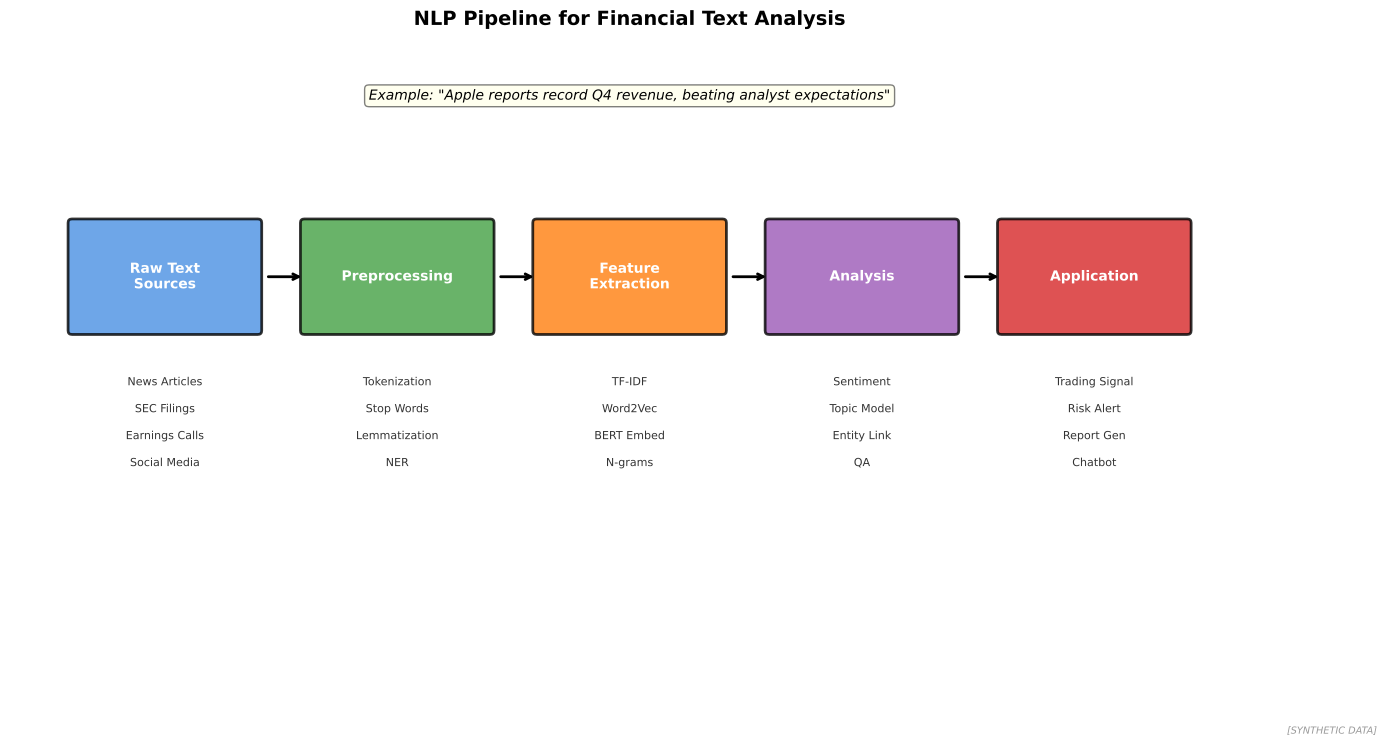

Write Python code to recreate this figure.
"""
NLP Pipeline for Finance
Natural Language Processing workflow

Output: nlp_pipeline_finance.pdf
Module: module_03_ai_ml
Lesson: 32 - NLP in Finance
"""

from pathlib import Path
import matplotlib.pyplot as plt
import matplotlib.patches as mpatches
import numpy as np

CHART_METADATA = {
    'title': 'NLP Pipeline Finance',
    'module': 'module_03_ai_ml',
    'lesson': 32,
    'url': 'https://github.com/Digital-AI-Finance/digital-finance/tree/main/module_03_ai_ml/figures/nlp_pipeline_finance'
}

plt.rcParams.update({'font.size': 10, 'axes.labelsize': 10})

def create_chart():
    fig, ax = plt.subplots(figsize=(16, 8))
    ax.set_xlim(0, 16)
    ax.set_ylim(0, 8)

    # Pipeline stages
    stages = [
        (2, 5, 'Raw Text\nSources', '#4A90E2',
         ['News Articles', 'SEC Filings', 'Earnings Calls', 'Social Media']),
        (5, 5, 'Preprocessing', '#44A044',
         ['Tokenization', 'Stop Words', 'Lemmatization', 'NER']),
        (8, 5, 'Feature\nExtraction', '#FF7F0E',
         ['TF-IDF', 'Word2Vec', 'BERT Embed', 'N-grams']),
        (11, 5, 'Analysis', '#9B59B6',
         ['Sentiment', 'Topic Model', 'Entity Link', 'QA']),
        (14, 5, 'Application', '#D62728',
         ['Trading Signal', 'Risk Alert', 'Report Gen', 'Chatbot'])
    ]

    for x, y, label, color, items in stages:
        # Main box
        rect = mpatches.FancyBboxPatch((x-1.2, y-0.7), 2.4, 1.4,
                                        boxstyle="round,pad=0.05",
                                        facecolor=color, alpha=0.8,
                                        edgecolor='black', linewidth=2)
        ax.add_patch(rect)
        ax.text(x, y, label, ha='center', va='center', fontsize=10,
               fontweight='bold', color='white')

        # Items below
        for i, item in enumerate(items):
            ax.text(x, y - 1.3 - i*0.35, f'{item}', ha='center', va='top',
                   fontsize=8, color='#333333')

        # Arrows
        if x < 14:
            ax.annotate('', xy=(x+1.8, y), xytext=(x+1.3, y),
                       arrowprops=dict(arrowstyle='->', color='black', lw=2))

    # Add example text flow
    ax.text(8, 7.3, 'Example: "Apple reports record Q4 revenue, beating analyst expectations"',
           ha='center', fontsize=10, style='italic',
           bbox=dict(boxstyle='round', facecolor='lightyellow', alpha=0.5))

    ax.set_title('NLP Pipeline for Financial Text Analysis', fontsize=14, fontweight='bold', pad=15)
    ax.axis('off')

    fig.text(0.98, 0.02, '[SYNTHETIC DATA]', fontsize=7, color='#999999', ha='right', style='italic')

    output_path = Path(__file__).parent / 'nlp_pipeline_finance.pdf'
    plt.savefig(output_path, format='pdf', dpi=300, bbox_inches='tight')
    plt.close()
    print(f"Chart saved to: {output_path}")
    return output_path

if __name__ == '__main__':
    create_chart()
